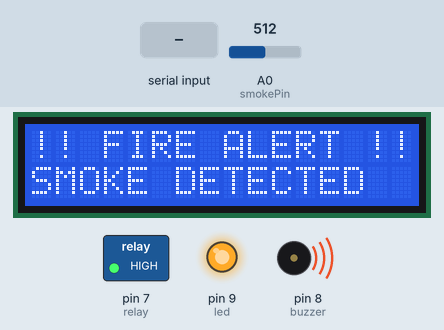
The sketch below on a simulated Arduino Uno, built with avr-gcc and run on an emulated ATmega328P. Parts: 16×2 character LCD, switched loads named in the sketch (green lamp = pin HIGH), output pins drawn as LEDs (lit = HIGH), buzzer (waves = sounding, pin HIGH). The inputs (shaded band) are chosen by the test bench; at power-on: A0 (smokePin) = 512.

Above: at 3.2 s.
3.3 s: A0 (smokePin) set to 310
4.8 s: A0 (smokePin) set to 290
At 5.3 s:
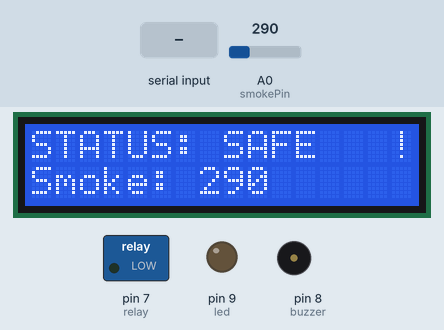
6.3 s: "F" received over Serial
At 7.6 s:
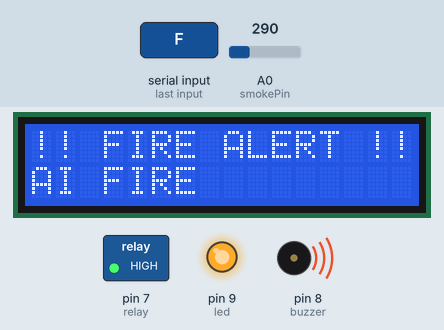
7.9 s: "S" received over Serial
At 9.2 s:
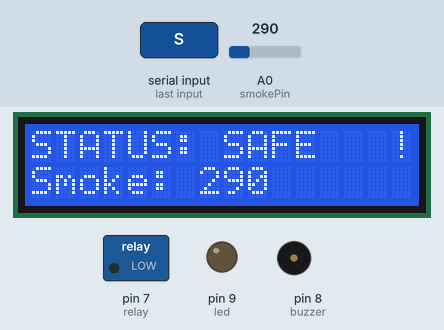
9.5 s: A0 (smokePin) set to 306
At 10.2 s:
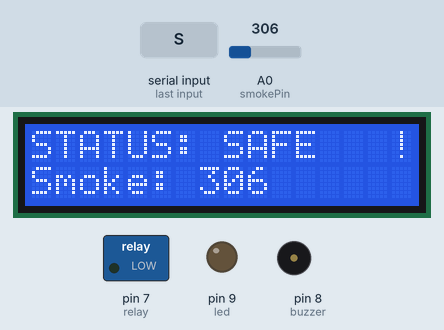
11.8 s: A0 (smokePin) set to 0
At 12.7 s:
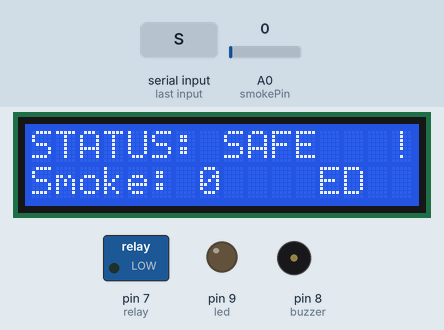
Timing chart, 0 to 14.4 s (numbered marks = the images above; inputs shaded):
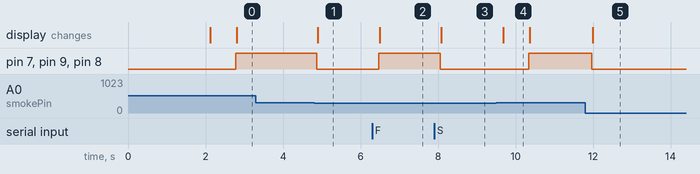

The sketch:

Arduino.ino
```cpp
#include <Wire.h>
#include <LiquidCrystal_I2C.h>

LiquidCrystal_I2C lcd(0x27, 16, 2);

// Pins
const int smokePin = A0;
const int buzzer = 8;
const int led = 9;
const int relay = 7;

// Smoke threshold
const int SMOKE_THRESHOLD = 300;

// AI signal
char aiSignal = 'S';

// Stability counter
int smokeCounter = 0;
const int SMOKE_CONFIRM = 4;

void setup() {

  Serial.begin(9600);

  // Set outputs BEFORE anything else
  pinMode(buzzer, OUTPUT);
  pinMode(led, OUTPUT);
  pinMode(relay, OUTPUT);

  // Everything OFF at startup
  digitalWrite(buzzer, LOW);
  digitalWrite(led, LOW);
  digitalWrite(relay, LOW);

  // LCD
  lcd.init();
  lcd.backlight();

  lcd.clear();
  lcd.setCursor(0, 0);
  lcd.print("FIRE DETECTOR");
  lcd.setCursor(0, 1);
  lcd.print("SYSTEM READY");

  delay(2000);

  lcd.clear();
}

void loop() {

  // -------------------------
  // 1. RECEIVE AI SIGNAL
  // -------------------------
  while (Serial.available() > 0) {

    char received = Serial.read();

    if (received == 'F') {
      aiSignal = 'F';
    }

    if (received == 'S') {
      aiSignal = 'S';
    }
  }


  // -------------------------
  // 2. READ SMOKE SENSOR
  // -------------------------
  int smokeVal = analogRead(smokePin);

  bool smokeDetected = false;

  if (smokeVal > SMOKE_THRESHOLD) {
    smokeCounter++;

    if (smokeCounter >= SMOKE_CONFIRM) {
      smokeDetected = true;
    }

  } else {
    smokeCounter = 0;
  }


  // -------------------------
  // 3. FIRE DECISION
  // -------------------------
  bool fireDetected = (aiSignal == 'F' || smokeDetected);


  // -------------------------
  // 4. FIRE MODE
  // -------------------------
  if (fireDetected) {

    digitalWrite(buzzer, HIGH);
    digitalWrite(led, HIGH);
    digitalWrite(relay, HIGH);

    lcd.clear();

    lcd.setCursor(0, 0);
    lcd.print("!! FIRE ALERT !!");

    lcd.setCursor(0, 1);

    if (aiSignal == 'F') {
      lcd.print("AI FIRE");
    }
    else {
      lcd.print("SMOKE DETECTED");
    }

  }


  // -------------------------
  // 5. SAFE MODE
  // -------------------------
  else {

    digitalWrite(buzzer, LOW);
    digitalWrite(led, LOW);
    digitalWrite(relay, LOW);

    lcd.setCursor(0, 0);
    lcd.print("STATUS: SAFE   ");

    lcd.setCursor(0, 1);
    lcd.print("Smoke: ");
    lcd.print(smokeVal);
    lcd.print("    ");
  }


  delay(200);
}
```

Measured:
- the behaviour switches between 301 and 300 on A0 (smokePin) (found by bisection; images 0 and 1)
- after the input at 3.3 s, every drawn part: stays the same
- after the input at 4.8 s, pin 7 (relay), pin 9 (led), pin 8 (buzzer): HIGH → LOW after 0.07 s; the display: changes after 0.10 s (image 1)
- after the input at 6.3 s, pin 7 (relay), pin 9 (led), pin 8 (buzzer): LOW → HIGH after 0.17 s; the display: changes after 0.20 s (image 2)
- after the input at 7.9 s, pin 7 (relay), pin 9 (led), pin 8 (buzzer): HIGH → LOW after 0.15 s; the display: changes after 0.18 s (image 3)
- after the input at 9.5 s, pin 7 (relay), pin 9 (led), pin 8 (buzzer): LOW → HIGH after 0.84 s; the display: changes after 0.18 s (image 4)
- after the input at 11.8 s, pin 7 (relay), pin 9 (led), pin 8 (buzzer): HIGH → LOW after 0.16 s; the display: changes after 0.19 s (image 5)
- what the display in image 4 shows lasts 0.7 s, from 9.7 s to 10.4 s
